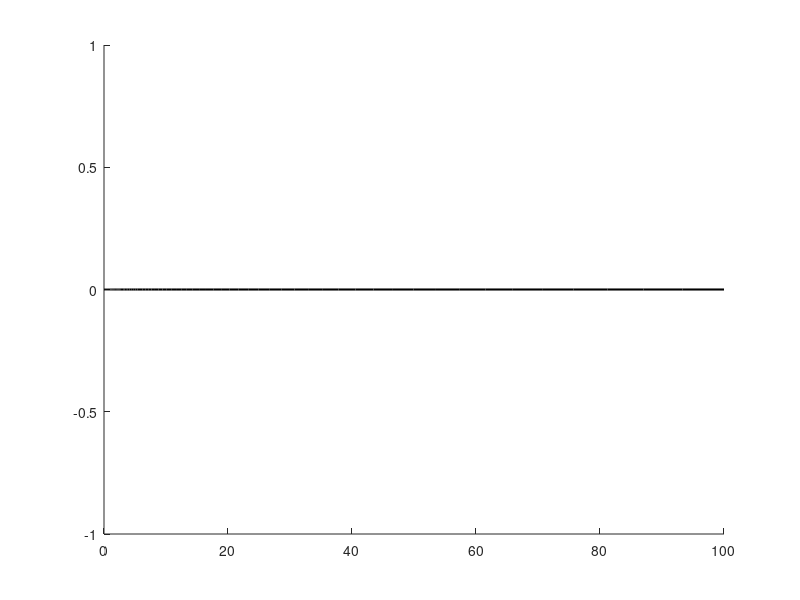

MATLAB code to generate this figure: (Note: this script raises an error after producing the figure.)
% roofline_model.m — standalone Roofline + Amdahl's-Law model
% (Project 1: Roofline Reckoning, CPEN 438, Group 3)
%
% Owner: Obed Ninson (Python/MATLAB + Test/Docs Lead)
%
% Independent hand-worked cross-check of the Python pipeline
% (analyze.py/plots.py), not a re-implementation driven by the same code
% path — this is deliberately the "do the CPU-time/Amdahl worked example
% by hand" step called for in ai_use_declaration/ai_use_log.md's action
% item #2, so it takes peak_flops.c / stream_triad.c's measured numbers
% and gh_bench's measured (AI, GFLOP/s, phase1/phase2) points as plain
% inputs below rather than reading the JSONL programmatically.
%
% Fill in PEAK_GFLOPS / PEAK_BANDWIDTH_GBS from your own machine's
% peak_flops / stream_triad run output, and the KERNELS table from your
% own results/summary.csv, before trusting the numbers this prints.

clear; clc;

%% ---- Measured roofs (fill in from your own run) ------------------------
PEAK_GFLOPS       = 0;   % from peak_flops.c stdout: "gflops": ...
PEAK_BANDWIDTH_GBS = 0;  % from stream_triad.c stdout: "bandwidth_gbs": ...

if PEAK_GFLOPS <= 0 || PEAK_BANDWIDTH_GBS <= 0
    warning(['PEAK_GFLOPS / PEAK_BANDWIDTH_GBS are unset (0). Run ' ...
             './peak_flops' newline './stream_triad' newline ...
             'and fill in their measured values before trusting this plot.']);
end

ridge_ai = PEAK_GFLOPS / PEAK_BANDWIDTH_GBS;  % FLOP/byte at the roofline corner

%% ---- Measured kernel points (fill in from results/summary.csv) ---------
% One row per (kernel, config) you want to plot. phase1/phase2 are the
% same serial/parallel split gh_bench.c's harness reports; leave a row's
% phase1/phase2 at 0 if that kernel doesn't report sub-phase timing.
kernels = struct( ...
    'name',    {'momo_match', 'cocobod_yield_regression', 'rainfall_interpolate'}, ...
    'ai',      {0, 0, 0}, ...            % arithmetic_intensity from summary.csv
    'gflops',  {0, 0, 0}, ...            % median_gflops from summary.csv
    'phase1_s', {0, 0, 0}, ...           % serial-phase seconds
    'phase2_s', {0, 0, 0});              % parallel-phase seconds

%% ---- Roofline plot -------------------------------------------------------
figure('Name', 'Roofline Model', 'Color', 'w');
hold on;

ai_span = logspace(-4, 2, 200);
compute_roof = min(PEAK_GFLOPS, ai_span * PEAK_BANDWIDTH_GBS);
plot(ai_span, compute_roof, 'k-', 'LineWidth', 1.5, 'DisplayName', 'Roofline bound');
xline(ridge_ai, ':', sprintf('ridge AI = %.4f', ridge_ai), 'Color', [0.5 0.5 0.5]);

markers = {'o', 's', '^', 'd', 'v', 'p'};
for i = 1:numel(kernels)
    k = kernels(i);
    if k.ai <= 0 || k.gflops <= 0
        continue  % unfilled placeholder row — skip rather than plot a fake (0,0) point
    end
    attainable = min(PEAK_GFLOPS, k.ai * PEAK_BANDWIDTH_GBS);
    pct = 100 * k.gflops / attainable;
    if k.ai < ridge_ai
        region = 'memory-bound';
    else
        region = 'compute-bound';
    end
    fprintf('%-28s AI=%.6f  GFLOP/s=%.4f  attainable=%.4f  (%.1f%% of roofline, %s)\n', ...
        k.name, k.ai, k.gflops, attainable, pct, region);
    scatter(k.ai, k.gflops, 70, markers{mod(i-1, numel(markers)) + 1}, 'filled', ...
        'DisplayName', strrep(k.name, '_', '\_'));
end

set(gca, 'XScale', 'log', 'YScale', 'log');
xlabel('Arithmetic Intensity (FLOP/byte)');
ylabel('Performance (GFLOP/s)');
title('Roofline Model — GH-Bench kernels (hand cross-check)');
legend('Location', 'southoutside', 'NumColumns', 2);
grid on;
hold off;

%% ---- Amdahl's-Law worked example -----------------------------------------
% speedup(p) = 1 / (f + (1-f)/p), f = serial fraction = phase1/(phase1+phase2)
figure('Name', 'Amdahl''s Law', 'Color', 'w');
hold on;
p_range = 1:8;
plot(p_range, p_range, 'k--', 'DisplayName', 'ideal (linear)');

for i = 1:numel(kernels)
    k = kernels(i);
    total = k.phase1_s + k.phase2_s;
    if total <= 0
        continue  % no phase timing reported for this kernel/row — skip
    end
    f = k.phase1_s / total;
    speedup = 1 ./ (f + (1 - f) ./ p_range);
    fprintf('%-28s serial fraction f=%.4f  predicted speedup @8 cores=%.3f\n', ...
        k.name, f, speedup(end));
    plot(p_range, speedup, '-o', 'DisplayName', ...
        sprintf('%s (f=%.3f)', strrep(k.name, '_', '\_'), f));
end

xlabel('Cores (p)');
ylabel('Predicted speedup');
title('Amdahl''s Law — predicted speedup by measured serial fraction');
legend('Location', 'southoutside', 'NumColumns', 2);
grid on;
hold off;
